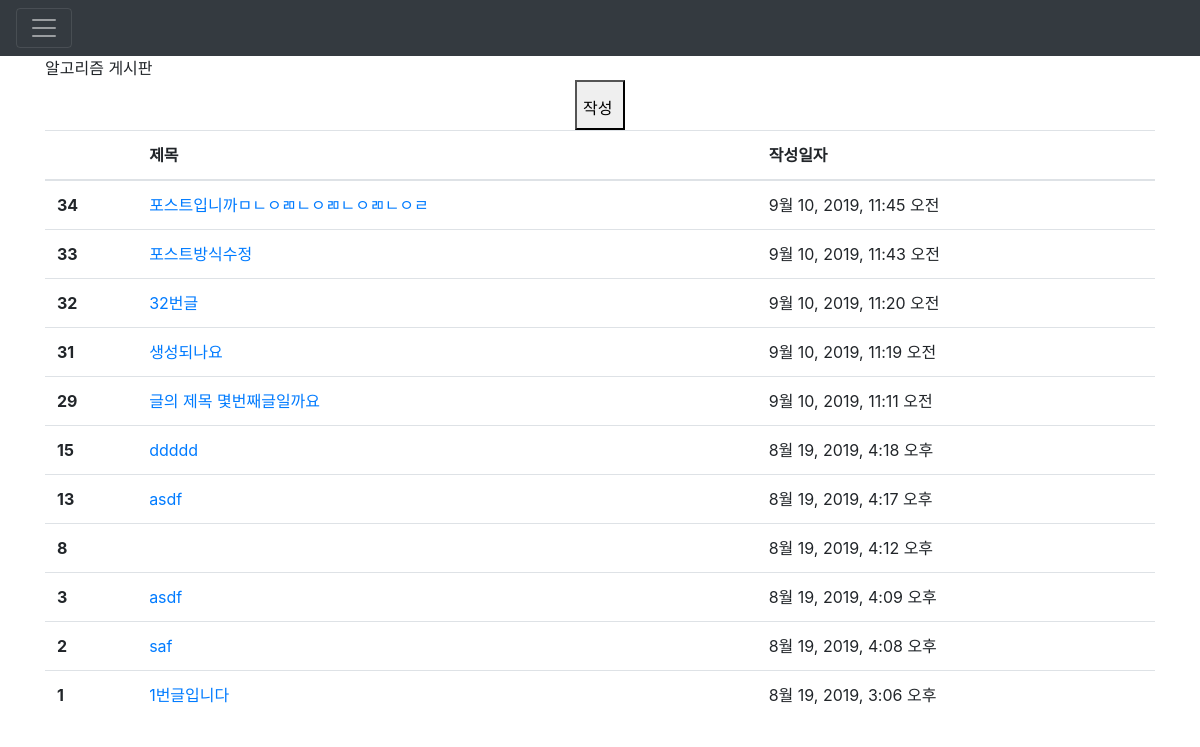
The page /articles/ on the database as committed earlier.
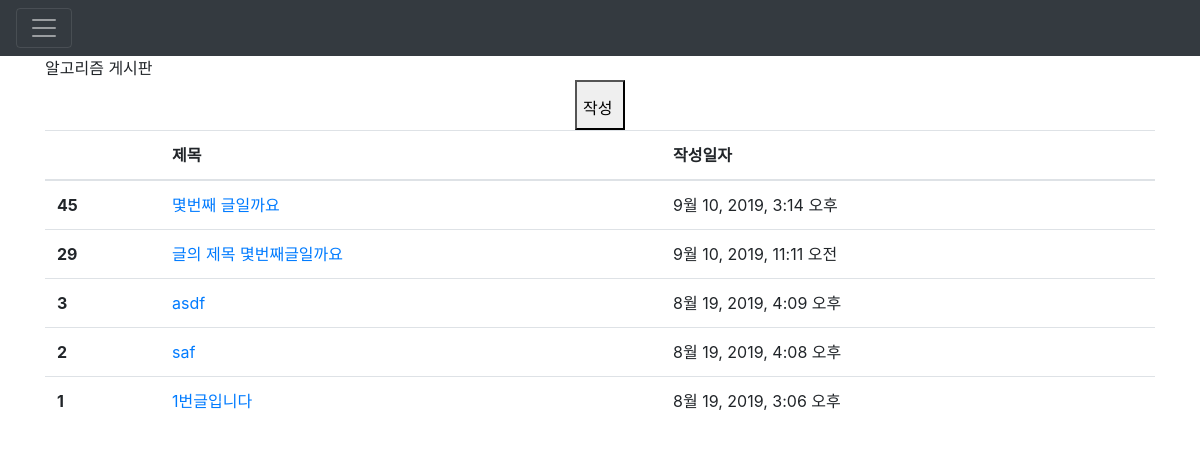
The same page on the database as committed later.
### articles/models.py (models this page shows, shortened)
class Article(models.Model):
    title = models.CharField(max_length=10)
    content = models.TextField()
    created_at = models.DateTimeField(auto_now_add=True)
    updated_at = models.DateTimeField(auto_now=True)

### articles/views.py (the view)
# urls.py: path('',views.index, name='index'),
def index(request):
    articles = Article.objects.order_by('-id')
    context = {
        'articles' : articles
    }
    return render(request, 'articles/index.html',context)

### articles/templates/articles/index.html (shortened to what this page needs)
{% extends 'articles/base.html' %}
{% block body %}
<div>
  <div>
    알고리즘 게시판
  </div>
  <a href=" {% url 'articles:create' %}">
    <button class="go_new">작성</button>
  </a>
</div>
<table class="table">
  <thead>
    <tr>
      <th scope="col"></th>
      <th scope="col">제목</th>
      <th scope="col">작성일자</th>
    </tr>
  </thead>
  <tbody>
    {% for article in articles %}
    <tr>
      <th scope="row">{{ article.id }}</th>
      <td>
        <a href="{% url 'articles:detail' article.pk %}">
          {{ article.title }}</td>
      <td>{{ article.created_at}}</td>
    </tr>
    {% endfor %}
  </tbody>
</table>
{% endblock %}

Rows that differ between the two databases and show on the page:
removed Article: id "34", title "포스트입니까ㅁㄴㅇㄻㄴㅇㄻㄴㅇㄻㄴㅇㄹ", created_at "9월 10, 2019, 11:45 오전"
removed Article: id "33", title "포스트방식수정", created_at "9월 10, 2019, 11:43 오전"
removed Article: id "32", title "32번글", created_at "9월 10, 2019, 11:20 오전"
removed Article: id "31", title "생성되나요", created_at "9월 10, 2019, 11:19 오전"
removed Article: id "15", title "ddddd", created_at "8월 19, 2019, 4:18 오후"
removed Article: id "13", title "asdf", created_at "8월 19, 2019, 4:17 오후"
removed Article: id "8", created_at "8월 19, 2019, 4:12 오후"
added Article: id "45", title "몇번째 글일까요", created_at "9월 10, 2019, 3:14 오후"
